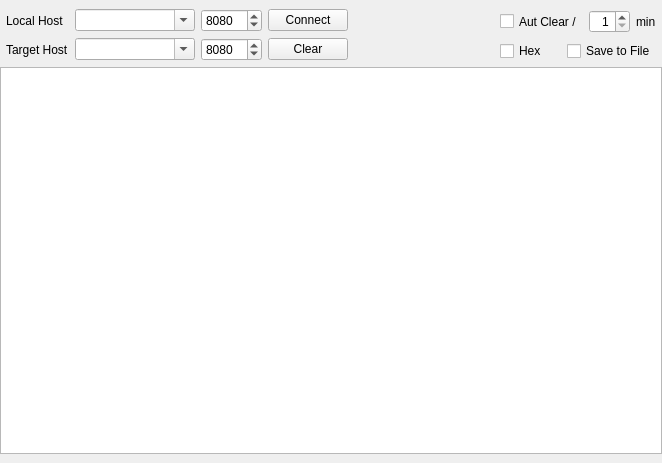
<?xml version="1.0" encoding="UTF-8"?>
<ui version="4.0">
 <class>LS_PageTcpSrv</class>
 <widget class="QWidget" name="LS_PageTcpSrv">
  <property name="geometry">
   <rect>
    <x>0</x>
    <y>0</y>
    <width>662</width>
    <height>463</height>
   </rect>
  </property>
  <property name="windowTitle">
   <string>Form</string>
  </property>
  <layout class="QVBoxLayout" name="verticalLayout_3" stretch="0,1">
   <property name="leftMargin">
    <number>0</number>
   </property>
   <property name="topMargin">
    <number>9</number>
   </property>
   <property name="rightMargin">
    <number>0</number>
   </property>
   <property name="bottomMargin">
    <number>9</number>
   </property>
   <item>
    <layout class="QHBoxLayout" name="horizontalLayout_5" stretch="0,1,0">
     <property name="leftMargin">
      <number>6</number>
     </property>
     <property name="rightMargin">
      <number>6</number>
     </property>
     <item>
      <layout class="QVBoxLayout" name="verticalLayout">
       <item>
        <layout class="QHBoxLayout" name="horizontalLayout" stretch="0,1,0,0,0">
         <item>
          <widget class="QLabel" name="labelLocal">
           <property name="text">
            <string>Local Host</string>
           </property>
          </widget>
         </item>
         <item>
          <spacer name="horizontalSpacer_3">
           <property name="orientation">
            <enum>Qt::Horizontal</enum>
           </property>
           <property name="sizeHint" stdset="0">
            <size>
             <width>0</width>
             <height>20</height>
            </size>
           </property>
          </spacer>
         </item>
         <item>
          <widget class="QComboBox" name="IPLocal">
           <property name="minimumSize">
            <size>
             <width>120</width>
             <height>0</height>
            </size>
           </property>
           <property name="maximumSize">
            <size>
             <width>120</width>
             <height>16777215</height>
            </size>
           </property>
           <property name="editable">
            <bool>true</bool>
           </property>
          </widget>
         </item>
         <item>
          <widget class="QSpinBox" name="PortLocal">
           <property name="maximum">
            <number>65535</number>
           </property>
           <property name="value">
            <number>8080</number>
           </property>
          </widget>
         </item>
         <item>
          <widget class="QPushButton" name="bnConnect">
           <property name="text">
            <string>Connect</string>
           </property>
          </widget>
         </item>
        </layout>
       </item>
       <item>
        <layout class="QHBoxLayout" name="horizontalLayout_2" stretch="0,1,0,0,0">
         <item>
          <widget class="QLabel" name="labelTarget">
           <property name="text">
            <string>Target Host</string>
           </property>
          </widget>
         </item>
         <item>
          <spacer name="horizontalSpacer_4">
           <property name="orientation">
            <enum>Qt::Horizontal</enum>
           </property>
           <property name="sizeHint" stdset="0">
            <size>
             <width>0</width>
             <height>23</height>
            </size>
           </property>
          </spacer>
         </item>
         <item>
          <widget class="QComboBox" name="IPTarget">
           <property name="minimumSize">
            <size>
             <width>120</width>
             <height>0</height>
            </size>
           </property>
           <property name="maximumSize">
            <size>
             <width>120</width>
             <height>16777215</height>
            </size>
           </property>
           <property name="editable">
            <bool>true</bool>
           </property>
          </widget>
         </item>
         <item>
          <widget class="QSpinBox" name="PortTarget">
           <property name="maximum">
            <number>65535</number>
           </property>
           <property name="value">
            <number>8080</number>
           </property>
          </widget>
         </item>
         <item>
          <widget class="QPushButton" name="bnClear">
           <property name="text">
            <string>Clear</string>
           </property>
          </widget>
         </item>
        </layout>
       </item>
      </layout>
     </item>
     <item>
      <spacer name="horizontalSpacer">
       <property name="orientation">
        <enum>Qt::Horizontal</enum>
       </property>
       <property name="sizeHint" stdset="0">
        <size>
         <width>40</width>
         <height>20</height>
        </size>
       </property>
      </spacer>
     </item>
     <item>
      <layout class="QVBoxLayout" name="verticalLayout_2">
       <item>
        <layout class="QHBoxLayout" name="horizontalLayout_3">
         <item>
          <widget class="QCheckBox" name="cbAutClear">
           <property name="minimumSize">
            <size>
             <width>0</width>
             <height>23</height>
            </size>
           </property>
           <property name="text">
            <string>Aut Clear /</string>
           </property>
          </widget>
         </item>
         <item>
          <widget class="QSpinBox" name="sbAutClear">
           <property name="alignment">
            <set>Qt::AlignRight|Qt::AlignTrailing|Qt::AlignVCenter</set>
           </property>
           <property name="minimum">
            <number>1</number>
           </property>
          </widget>
         </item>
         <item>
          <widget class="QLabel" name="label">
           <property name="text">
            <string>min</string>
           </property>
          </widget>
         </item>
        </layout>
       </item>
       <item>
        <layout class="QHBoxLayout" name="horizontalLayout_4">
         <item>
          <widget class="QCheckBox" name="cbHex">
           <property name="text">
            <string>Hex</string>
           </property>
          </widget>
         </item>
         <item>
          <widget class="QCheckBox" name="cbSaveLog">
           <property name="text">
            <string>Save to File</string>
           </property>
          </widget>
         </item>
        </layout>
       </item>
      </layout>
     </item>
    </layout>
   </item>
   <item>
    <widget class="QTextEdit" name="RxData">
     <property name="readOnly">
      <bool>true</bool>
     </property>
     <property name="html">
      <string>&lt;!DOCTYPE HTML PUBLIC &quot;-//W3C//DTD HTML 4.0//EN&quot; &quot;http://www.w3.org/TR/REC-html40/strict.dtd&quot;&gt;
&lt;html&gt;&lt;head&gt;&lt;meta name=&quot;qrichtext&quot; content=&quot;1&quot; /&gt;&lt;style type=&quot;text/css&quot;&gt;
p, li { white-space: pre-wrap; }
&lt;/style&gt;&lt;/head&gt;&lt;body style=&quot; font-family:'SimSun'; font-size:9pt; font-weight:400; font-style:normal;&quot;&gt;
&lt;p style=&quot;-qt-paragraph-type:empty; margin-top:0px; margin-bottom:0px; margin-left:0px; margin-right:0px; -qt-block-indent:0; text-indent:0px;&quot;&gt;&lt;br /&gt;&lt;/p&gt;&lt;/body&gt;&lt;/html&gt;</string>
     </property>
    </widget>
   </item>
  </layout>
 </widget>
 <resources/>
 <connections>
  <connection>
   <sender>cbAutClear</sender>
   <signal>toggled(bool)</signal>
   <receiver>sbAutClear</receiver>
   <slot>setDisabled(bool)</slot>
   <hints>
    <hint type="sourcelabel">
     <x>415</x>
     <y>112</y>
    </hint>
    <hint type="destinationlabel">
     <x>485</x>
     <y>111</y>
    </hint>
   </hints>
  </connection>
  <connection>
   <sender>bnClear</sender>
   <signal>clicked()</signal>
   <receiver>LS_PageTcpSrv</receiver>
   <slot>onLogCleared()</slot>
   <hints>
    <hint type="sourcelabel">
     <x>313</x>
     <y>45</y>
    </hint>
    <hint type="destinationlabel">
     <x>330</x>
     <y>231</y>
    </hint>
   </hints>
  </connection>
  <connection>
   <sender>LS_PageTcpSrv</sender>
   <signal>clearLog()</signal>
   <receiver>RxData</receiver>
   <slot>clear()</slot>
   <hints>
    <hint type="sourcelabel">
     <x>330</x>
     <y>231</y>
    </hint>
    <hint type="destinationlabel">
     <x>330</x>
     <y>264</y>
    </hint>
   </hints>
  </connection>
  <connection>
   <sender>cbSaveLog</sender>
   <signal>toggled(bool)</signal>
   <receiver>LS_PageTcpSrv</receiver>
   <slot>onSaveChanged(bool)</slot>
   <hints>
    <hint type="sourcelabel">
     <x>606</x>
     <y>44</y>
    </hint>
    <hint type="destinationlabel">
     <x>330</x>
     <y>231</y>
    </hint>
   </hints>
  </connection>
  <connection>
   <sender>cbAutClear</sender>
   <signal>toggled(bool)</signal>
   <receiver>LS_PageTcpSrv</receiver>
   <slot>onAutClearChanged(bool)</slot>
   <hints>
    <hint type="sourcelabel">
     <x>551</x>
     <y>14</y>
    </hint>
    <hint type="destinationlabel">
     <x>330</x>
     <y>231</y>
    </hint>
   </hints>
  </connection>
 </connections>
 <slots>
  <signal>clearLog()</signal>
  <slot>onLogCleared()</slot>
  <slot>onSaveChanged(bool)</slot>
  <slot>onAutClearChanged(bool)</slot>
 </slots>
</ui>
